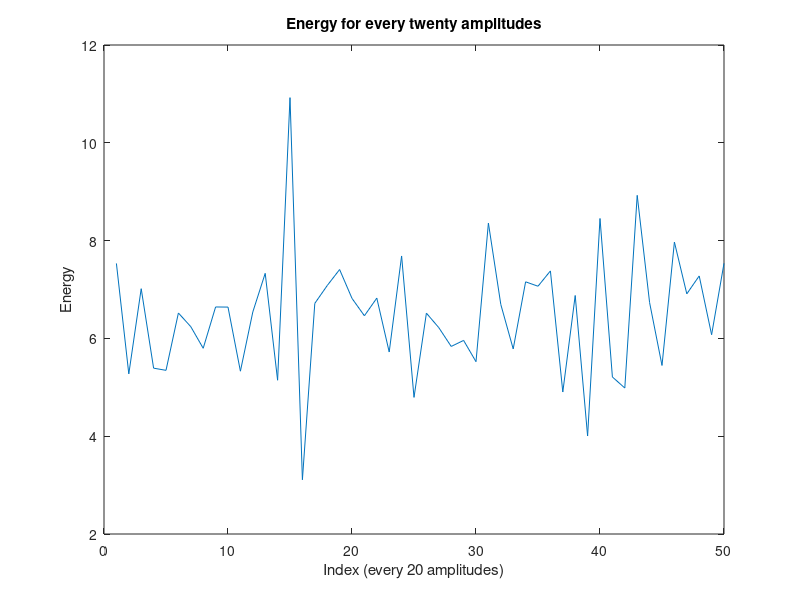

MATLAB code to generate this figure:
% Generate random signal
X = rand(1, 1000);

% Function to compute energy for every twenty amplitudes
function energies = compute_energy(signal)
    energies = [];
    for i = 1:20:length(signal)
        energy = sum(signal(i:min(i+19, end)).^2);
        energies = [energies, energy];
    end
end

% Compute energy
energies = compute_energy(X);

% Plotting
plot(energies);
xlabel('Index (every 20 amplitudes)');
ylabel('Energy');
title('Energy for every twenty amplitudes');